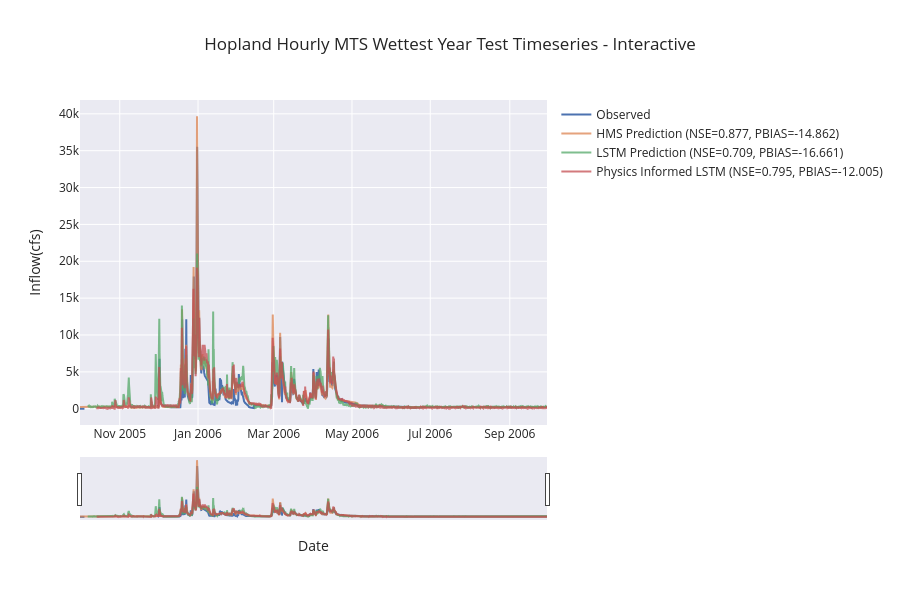

Here is the notebook cell this chart was saved with:
### Code cell
if not skip_best_model_test:
    plot_timeseries_comparison(source=(no_physics_test_csv_1H, physics_test_csv_1H, path_to_physics_data_1H), title="Hopland Hourly MTS Wettest Year Test Timeseries - Interactive", backend="plotly", metrics=metric_list, start_date=wettest_start_test, end_date=wettest_end_test, metrics_out="hopland_mts_wet_test_metrics_1H.csv", ts_out="hopland_mts_wet_test_1H_combined_ts.csv", fig_out="hopland_mts_wet_test_1H_model_comparison.png", legend_font=12, axis_font=22)
else:
    plot_timeseries_comparison(source=combined_df_test_1H, title="Hopland Hourly MTS Wettest Year Test Timeseries - Interactive", backend="plotly", metrics=metric_list, start_date=wettest_start_test, end_date=wettest_end_test, metrics_out="hopland_mts_wet_test_metrics_1H.csv", ts_out="hopland_mts_wet_test_1H_combined_ts.csv", fig_out="hopland_mts_wet_test_1H_model_comparison.png", legend_font=12, axis_font=22)

### Figure 1 — Plotly figure (JSON) as saved in the notebook; plotly's stock layout.template omitted (floating-point values rounded to 4 significant figures; data arrays with more than 128 entries replaced by an {"elided": "..."} marker saying what was removed)
{"data": [{"line": {"width": 2}, "mode": "lines", "name": "Observed", "type": "scatter", "x": {"elided": "8737 str values"}, "y": {"elided": "8737 float values"}}, {"line": {"width": 2}, "mode": "lines", "name": "HMS Prediction (NSE=0.877, PBIAS=-14.862)", "opacity": 0.75, "type": "scatter", "x": {"elided": "8737 str values"}, "y": {"elided": "8737 float values"}}, {"line": {"width": 2}, "mode": "lines", "name": "LSTM Prediction (NSE=0.709, PBIAS=-16.661)", "opacity": 0.75, "type": "scatter", "x": {"elided": "8737 str values"}, "y": {"elided": "8737 float values"}}, {"line": {"width": 2}, "mode": "lines", "name": "Physics Informed LSTM (NSE=0.795, PBIAS=-12.005)", "opacity": 0.75, "type": "scatter", "x": {"elided": "8737 str values"}, "y": {"elided": "8737 float values"}}], "layout": {"height": 600, "hovermode": "x unified", "legend": {"bgcolor": "rgba(0,0,0,0)", "font": {"size": 12}, "x": 1.02, "xanchor": "left", "y": 1, "yanchor": "top"}, "margin": {"r": 300}, "title": {"text": "Hopland Hourly MTS Wettest Year Test Timeseries - Interactive"}, "xaxis": {"rangeslider": {"visible": true}, "title": {"text": "Date"}, "type": "date"}, "yaxis": {"title": {"text": "Inflow(cfs)"}}}}
